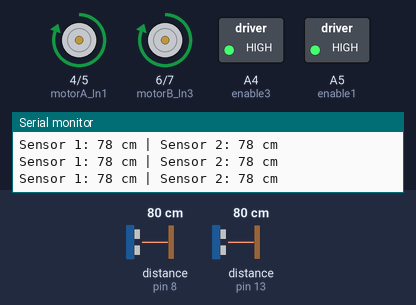
This sketch was run on a simulated Arduino Uno, built with avr-gcc and run on an emulated ATmega328P. Shown: motor-driver pin pairs drawn as motors (green arrow = first pin HIGH = forward, orange = second pin HIGH = backward, longer = more drive), switched loads named in the sketch (green lamp = pin HIGH), the last lines printed to the serial monitor. Wiring (inferred from the names in the program): 2 × ultrasonic range finder: trigger pin 10, echo pin 8 / trigger pin 12, echo pin 13. The test bench sets the inputs (shaded band); at power-on: distance to the obstacle (sensors on pin 8, pin 13) 80 cm. The echo pulse lasts 58.3 µs per cm; pins used as bus, display or sensor lines are not drawn.

Above: at 1.2 s.
1.3 s: distance to the obstacle (sensor on pin 8) set to 56 cm
2.8 s: distance to the obstacle (sensor on pin 8) set to 48 cm
At 3.9 s:
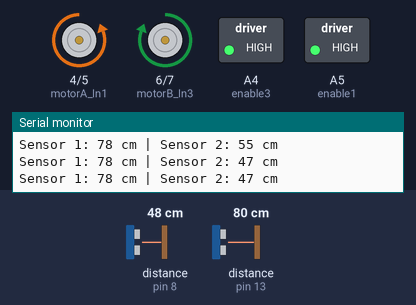
4.3 s: distance to the obstacle (sensor on pin 13) set to 54 cm
7.3 s: distance to the obstacle (sensor on pin 13) set to 48 cm
At 8.3 s:
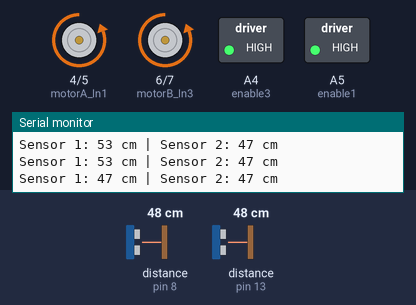
10.3 s: distance to the obstacle (sensor on pin 13) set to 60 cm
At 11.2 s:
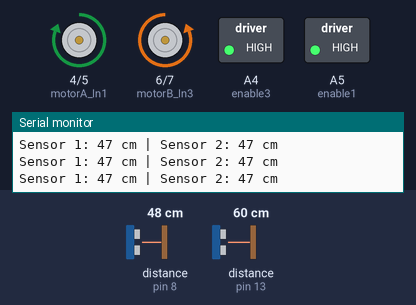
12.8 s: distance to the obstacle (sensor on pin 13) set to 2 cm
At 14.6 s:
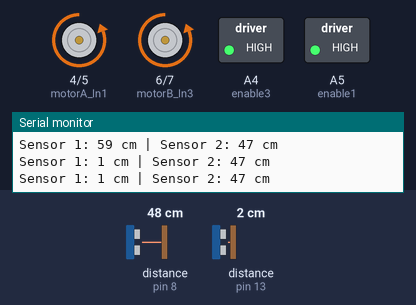
Timing chart, 0 to 16.8 s (numbered marks = the images above; inputs shaded):
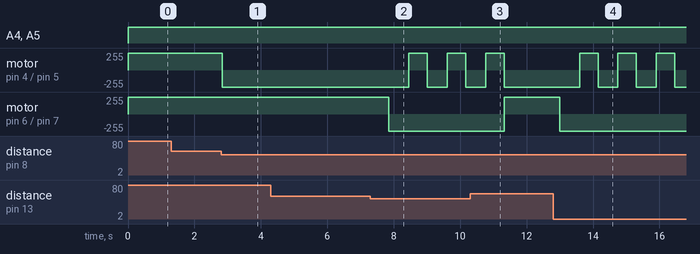

Measured:
- the behaviour switches between 52 and 51 cm on distance to the obstacle (sensor on pin 8) (found by bisection; images 0 and 1)
- the behaviour switches between 52 and 51 cm on distance to the obstacle (sensor on pin 13) (found by bisection; images 1 and 2)
- after the input at 2.8 s, motor on pin 4 (motorA_In1) / pin 5 (motorA_In2): forward 255/255 → backward 255/255 at once
- after the input at 7.3 s, motor on pin 4 (motorA_In1) / pin 5 (motorA_In2): alternates forward 255/255 for 0.56 s and backward 255/255 for 0.60 s, starting after 1.2 s; motor on pin 6 (motorB_In3) / pin 7 (motorB_In4): forward 255/255 → backward 255/255 after 0.55 s
- after the input at 10.3 s, motor on pin 4 (motorA_In1) / pin 5 (motorA_In2): goes on until 11.3 s, then stays backward 255/255; motor on pin 6 (motorB_In3) / pin 7 (motorB_In4): backward 255/255 → forward 255/255 after 1.0 s
- after the input at 12.8 s, motor on pin 4 (motorA_In1) / pin 5 (motorA_In2): alternates forward 255/255 for 0.55 s and backward 255/255 for 0.60 s, starting after 0.80 s; motor on pin 6 (motorB_In3) / pin 7 (motorB_In4): forward 255/255 → backward 255/255 after 0.20 s

The sketch:

first-codes.ino
```cpp
const int trigPin1 = 12;
const int echoPin1 = 13;


const int trigPin2 = 10;
const int echoPin2 = 8;


const int motorA_In1 = 4;
const int motorA_In2 = 5;


const int motorB_In3 = 6;
const int motorB_In4 = 7;
const int safeDistance = 50;
const int enable3=A4;
const int enable1=A5;


void setup() {

  Serial.begin(9600);


  pinMode(trigPin1, OUTPUT);
  pinMode(echoPin1, INPUT);
  pinMode(trigPin2, OUTPUT);
  pinMode(echoPin2, INPUT);

  pinMode(enable3, OUTPUT);
  pinMode(motorB_In3, OUTPUT);
  pinMode(motorB_In4, OUTPUT);


  pinMode(enable1, OUTPUT);
  pinMode(motorA_In1, OUTPUT);
  pinMode(motorA_In2, OUTPUT);

}

void loop() {

  analogWrite(enable3, 255);
  analogWrite(enable1, 255);

  long distance1 = getDistance(trigPin1, echoPin1);
  long distance2 = getDistance(trigPin2, echoPin2);


  Serial.print("Sensor 1: ");
  Serial.print(distance1);
  Serial.print(" cm | Sensor 2: ");
  Serial.print(distance2);
  Serial.println(" cm");


  if (distance1 > safeDistance && distance2 > safeDistance) {

    moveForward();
  }
  else if (distance1 <= safeDistance && distance2 > safeDistance) {

    turnRight();
    delay(500);
  }
  else if (distance1 > safeDistance && distance2 <= safeDistance) {

    turnLeft();
    delay(500);
  }
  else {

    moveBackward();
    delay(600);
    turnRight();
    delay(500);
  }

  delay(50);
}


long getDistance(int trigPin, int echoPin) {
  digitalWrite(trigPin, LOW);
  delayMicroseconds(2);
  digitalWrite(trigPin, HIGH);
  delayMicroseconds(10);
  digitalWrite(trigPin, LOW);

  long duration = pulseIn(echoPin, HIGH, 30000);
  long distance = duration * 0.034 / 2;

  if (distance == 0) {
    return 999;
  }
  return distance;
}


void moveForward() {
  digitalWrite(motorA_In1, HIGH);
  digitalWrite(motorA_In2, LOW);
  digitalWrite(motorB_In3, HIGH);
  digitalWrite(motorB_In4, LOW);
}

void moveBackward() {
  digitalWrite(motorA_In1, LOW);
  digitalWrite(motorA_In2, HIGH);
  digitalWrite(motorB_In3, LOW);
  digitalWrite(motorB_In4, HIGH);
}

void turnLeft() {


  analogWrite(enable1,180);
  digitalWrite(motorA_In1, LOW);
  digitalWrite(motorA_In2, HIGH);
  digitalWrite(motorB_In3, HIGH);
  digitalWrite(motorB_In4, LOW);
}

void turnRight() {
  digitalWrite(motorA_In1, HIGH);
  digitalWrite(motorA_In2, LOW);
  digitalWrite(motorB_In3, LOW);
  digitalWrite(motorB_In4, HIGH);
}

void stopMotors() {
  digitalWrite(motorA_In1, LOW);
  digitalWrite(motorA_In2, LOW);
  digitalWrite(motorB_In3, LOW);
  digitalWrite(motorB_In4, LOW);
}
```
